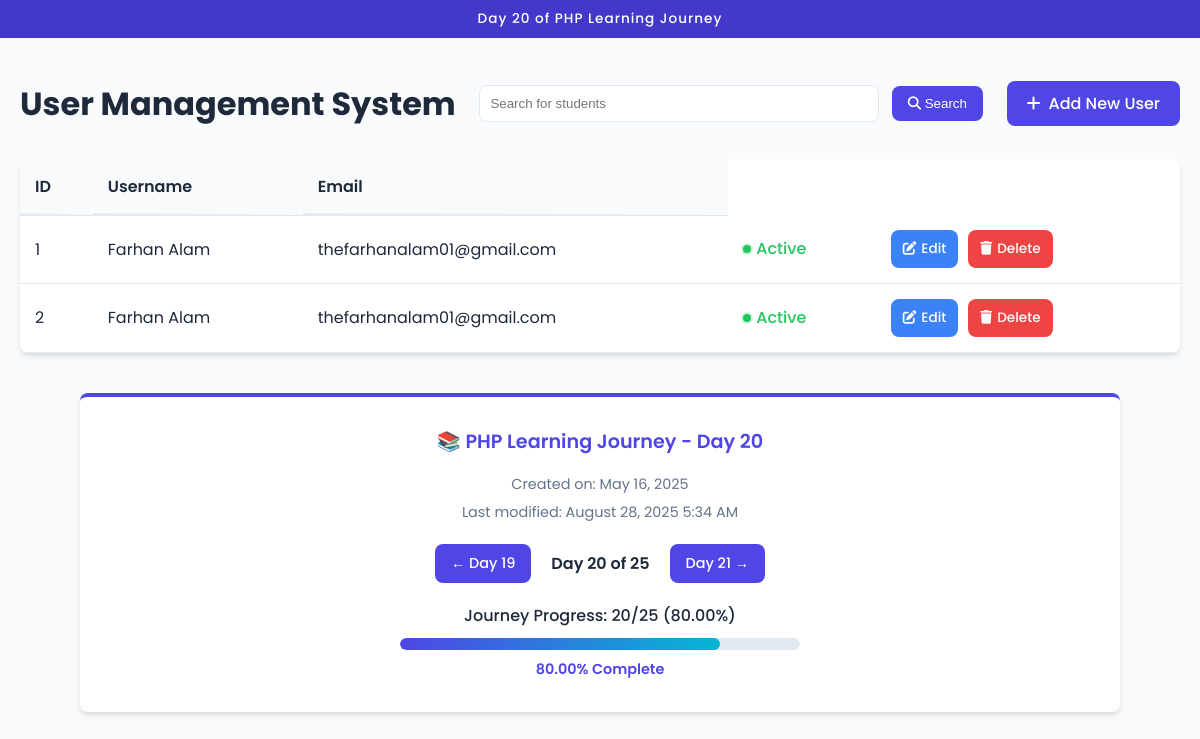
Page /Day_20.php on the committed database.
### tables this page shows
CREATE TABLE `users` (
  `id` int(11) NOT NULL,
  `username` varchar(100) NOT NULL,
  `email` varchar(100) NOT NULL,
  `password` varchar(16) NOT NULL,
  `status` int(11) NOT NULL DEFAULT 1
);

### Day_20.php (the view, shortened to what this page needs)
<?php
    $conn = db();
?>
<!DOCTYPE html>
<html lang="en">
<head>
    <link rel="stylesheet" href="https://cdnjs.cloudflare.com/ajax/libs/font-awesome/6.4.0/css/all.min.css">
</head>
<body>
    <div class="day-indicator">Day 20 of PHP Learning Journey</div>
    <div class="container">
        <div class="page-header">
            <h1 class="page-title">User Management System</h1>
            <form method="get" style="display: inline;">
                <input class="search-bar" type="search" name="search" id="search" placeholder="Search for students" style="padding: 10px; border-radius: var(--border-radius); border: 1px solid #e2e8f0; width: 400px;">
                <button type="submit" style="padding: 10px 16px; border-radius: var(--border-radius); border: none; background: var(--primary); color: white; font-weight: 500; margin-left: 8px; cursor: pointer;">
                    <i class="fas fa-search"></i> Search
                </button>
            </form>
            <a href="Day_19_Add.php" class="add-user-btn">
                <i class="fas fa-plus"></i> Add New User
            </a>
        </div>
        <div class="user-container">
            <table>
                <thead>
                    <tr>
                        <th>ID</th>
                        <th>Username</th>
                        <th>Email</th>
                    <?php
                    if (isset($result) && isset($_GET['search'])) {
                    } else {
                        $query = "SELECT * FROM `users`";
                        $result = $conn->query($query);
                    }
                    if (!$result) {
                        echo "<tr><td colspan='5'>Query failed: " . $conn->error . "</td></tr>";
                    } else {
                        while ($row = $result->fetch_assoc()) {
                            echo "<tr>";
                            echo "<td>" . htmlspecialchars($row["id"]) . "</td>";
                            echo "<td>" . htmlspecialchars($row["username"]) . "</td>";
                            echo "<td>" . htmlspecialchars($row["email"]) . "</td>";
                            if($row["status"] == 1){
                                echo "<td><span class='status-active'><span class='status-dot'></span> Active</span></td>";
                            } else{
                                echo "<td><span class='status-inactive'><span class='status-dot'></span> Inactive</span></td>";
                            }
                            echo "<td class='action-buttons'>
                                    <a class='edit-btn' href='Day_19_Edit.php?id=".$row['id']."'>
                                        <i class='fas fa-edit'></i> Edit
                                    </a>
                                    <a class='delete-btn' href='Day_19_Delete.php?id=".$row['id']."' onclick='return confirm(\"Are you sure you want to delete this user?\")'>
                                        <i class='fas fa-trash'></i> Delete
                                    </a>
                                  </td>";
                            echo "</tr>";
                        }
                    }
                    ?>
            </table>
        </div>
    <div class="footer">
        <div class="footer-title">
            📚 PHP Learning Journey - Day 20
        </div>
        <div class="footer-dates">
            <p>Created on: May 16, 2025</p>
            <p>Last modified: <?= date("F j, Y g:i A") ?></p>
        </div>
        <div class="navigation">
            <a href="Day_19.php" class="nav-btn">← Day 19</a>
            <span class="day-counter">Day 20 of 25</span>
            <a href="Day_21/index.php" class="nav-btn">Day 21 →</a>
        </div>
        <div class="progress-section">
            <div class="progress-text">Journey Progress: 20/25 (80.00%)</div>
            <div class="progress-bar">
                <div class="progress-fill" style="width: 80.00%"></div>
            </div>
            <div class="progress-percentage">80.00% Complete</div>
        </div>
    </div>
</body>
</html>

### Day_20.php (style rules this page uses)
:root { --primary: #4f46e5; --primary-dark: #4338ca; --primary-light: rgba(79, 70, 229, 0.1); --secondary: #06b6d4; --dark: #1e293b; --light: #f8fafc; --white: #ffffff; --gray: #94a3b8; --success: #22c55e; --info: #3b82f6; --warning: #f59e0b; --error: #ef4444; --border-radius: 8px; --box-shadow: 0 4px 6px -1px rgba(0, 0, 0, 0.1), 0 2px 4px -1px rgba(0, 0, 0, 0.06); --transition: all 0.3s ease; }
body { font-family: 'Poppins', sans-serif; background-color: var(--light); color: var(--dark); margin: 0; padding: 0; line-height: 1.6; }
.day-indicator { background-color: var(--primary-dark); color: var(--white); text-align: center; padding: 8px; font-weight: 500; font-size: 0.85rem; letter-spacing: 1px; }
.container { max-width: 1200px; margin: 0 auto; padding: 40px 20px; }
.page-header { display: flex; justify-content: space-between; align-items: center; margin-bottom: 30px; flex-wrap: wrap; }
.page-title { margin: 0; color: var(--dark); font-size: 2rem; font-weight: 700; }
.add-user-btn { background-color: var(--primary); color: var(--white); border: none; padding: 10px 20px; border-radius: var(--border-radius); font-weight: 500; cursor: pointer; display: flex; align-items: center; gap: 8px; text-decoration: none; transition: var(--transition); }
.user-container { background-color: var(--white); border-radius: var(--border-radius); box-shadow: var(--box-shadow); overflow: hidden; margin-top: 20px; }
table { width: 100%; border-collapse: collapse; }
th, td { padding: 15px; text-align: left; border-bottom: 1px solid #e2e8f0; }
th { background-color: #f8fafc; font-weight: 600; color: var(--dark); position: relative; }
th:after { content: ''; position: absolute; bottom: 0; left: 0; width: 100%; height: 2px; background: linear-gradient(to right, var(--primary-light), transparent); }
.status-active { color: var(--success); font-weight: 500; display: flex; align-items: center; gap: 5px; }
.status-dot { display: inline-block; width: 8px; height: 8px; border-radius: 50%; }
.status-active .status-dot { background-color: var(--success); box-shadow: 0 0 0 2px rgba(34, 197, 94, 0.2); }
.action-buttons { display: flex; gap: 10px; }
.edit-btn { background-color: var(--info); color: white; padding: 8px 12px; border-radius: var(--border-radius); text-decoration: none; font-size: 0.85rem; font-weight: 500; display: flex; align-items: center; gap: 5px; transition: var(--transition); }
.delete-btn { background-color: var(--error); color: white; padding: 8px 12px; border-radius: var(--border-radius); text-decoration: none; font-size: 0.85rem; font-weight: 500; display: flex; align-items: center; gap: 5px; transition: var(--transition); }
.footer { text-align: center; margin-top: 40px; padding: 30px 20px; background-color: var(--white); border-radius: var(--border-radius); box-shadow: var(--box-shadow); border-top: 4px solid var(--primary); max-width: 1000px; margin-left: auto; margin-right: auto; }
.footer-title { font-size: 1.2rem; color: var(--primary); margin-bottom: 15px; font-weight: 600; }
.footer-dates { color: #64748b; font-size: 0.9rem; margin-bottom: 20px; }
.footer-dates p { margin: 5px 0; }
.navigation { display: flex; justify-content: center; align-items: center; gap: 20px; margin: 20px 0; flex-wrap: wrap; }
.nav-btn { padding: 8px 16px; background-color: var(--primary); color: white; text-decoration: none; border-radius: var(--border-radius); font-weight: 500; transition: all 0.3s ease; font-size: 0.9rem; }
.day-counter { font-weight: 600; color: var(--dark); font-size: 1rem; }
.progress-section { margin-top: 20px; }
.progress-text { color: var(--dark); font-weight: 500; margin-bottom: 10px; }
.progress-bar { width: 100%; max-width: 400px; height: 12px; background-color: #e2e8f0; border-radius: 6px; margin: 0 auto; overflow: hidden; }
.progress-fill { height: 100%; background: linear-gradient(90deg, var(--primary), var(--secondary)); border-radius: 6px; transition: width 0.5s ease; }
.progress-percentage { color: var(--primary); font-weight: 600; margin-top: 8px; font-size: 0.9rem; }

### rows in the picture
users: id "1", username "Farhan Alam", email "thefarhanalam01@gmail.com", status 1 (drawn)
users: id "2", username "Farhan Alam", email "thefarhanalam01@gmail.com", status 1 (drawn)
